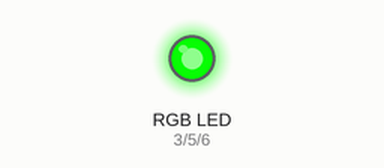
Bench run of a sketch on a simulated Arduino Uno, built with avr-gcc and run on an emulated ATmega328P. Shown: an RGB LED mixed from three pins (HIGH = lit). Dim RGB values are drawn brighter than linear.

Above: at 0.15 s.
At 5.25 s:
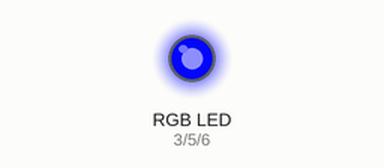
At 10.06 s:
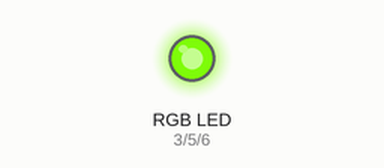
At 19.97 s:
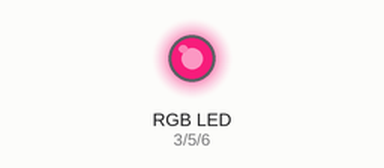
At 29.88 s:
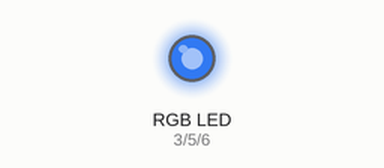
At 39.8 s:
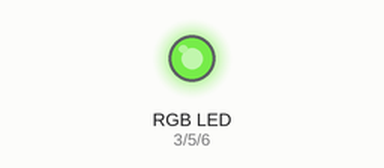
Timing chart, 0 to 40.0 s (numbered marks = the images above):
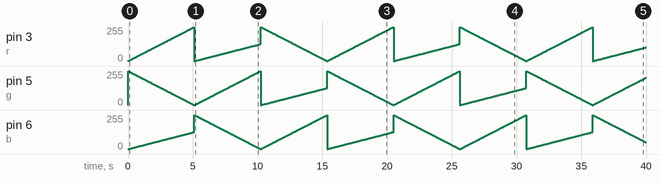

The sketch:

forRGB.ino
```cpp
int r = 3;
int g = 5;
int b = 6;
int ri,gi,bi;
void setup() {
  // put your setup code here, to run once:
pinMode(r,OUTPUT);
pinMode(g,OUTPUT);
pinMode(b,OUTPUT);
}

void loop() {
  // put your main code here, to run repeatedly:
for(ri=0;ri<=255;ri++){
analogWrite(r,ri);
analogWrite(g,255-ri);
analogWrite(b,ri/2);
delay(20);
}
for(gi=0;gi<=255;gi++){
analogWrite(r,gi/2);
analogWrite(g,gi);
analogWrite(b,255-gi);
delay(20);
}
for(bi=0;bi<=255;bi++){
analogWrite(r,255-bi);
analogWrite(g,bi/2);
analogWrite(b,bi);
delay(20);
}
}
```
